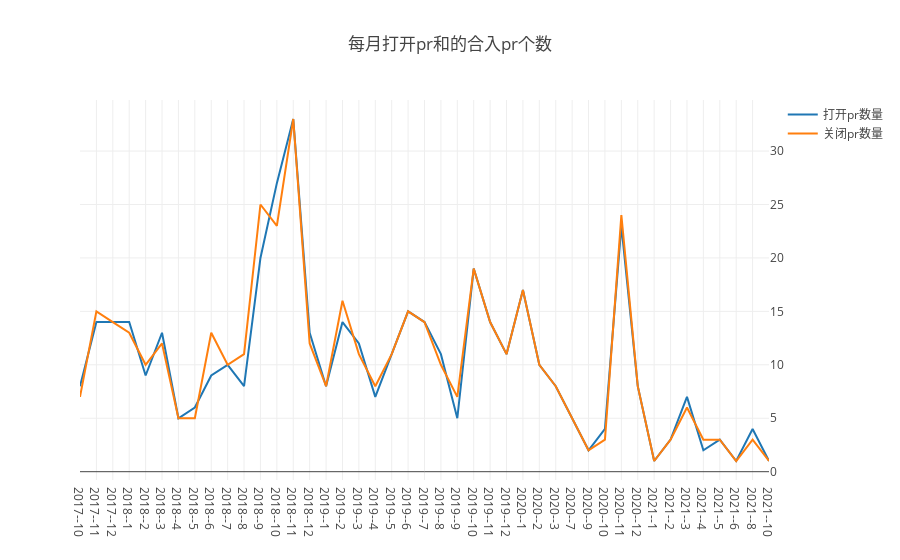

The cell this chart's notebook holds for it:
### Code cell
//3每月打开 PR 和合入 PR 的个数
            month=[]
            month2=[]
            open=[]
            close=[]
var years = [2017,2018,2019,2020,2021,2022]
Promise.all(
  years.map((year) => {
    return    query( `SELECT  toMonth(created_date)as m, count(*)open
 FROM github_log.year${year} 
where repo_name='GitSquared/edex-ui'and type = 'PullRequestEvent' and action = 'opened'
 group by toMonth(created_date)
`);
  })
).then(res=>{   
            fork={}
            star={}
         
          let  year=2016
             for (let i = 0; i < res.length; i++) {
                 year=year+1
             for (let j = 0; j < res[i].length; j++) {
             star[year+'--'+res[i][j].m] = Number(res[i][j].open);
    }
                
  }
  for (var key in star){
      month.push(key);
      let thisMonth = star[key];
      open.push(thisMonth);
  }
            });

Promise.all(
  years.map((year) => {
    return   query( `SELECT  toMonth(created_date)as m, count(*)pull_merged_at
 FROM github_log.year${year} 
where repo_name='GitSquared/edex-ui'and type = 'PullRequestEvent' and action ='closed'
 group by toMonth(created_date)
`);
  })
).then(res=>{   
            star={}
          let  year=2016
             for (let i = 0; i < res.length; i++) {
                 year=year+1
             for (let j = 0; j < res[i].length; j++) {
             star[year+'--'+res[i][j].m] = Number(res[i][j].pull_merged_at);
    }
                
  }
  for (var key in star){
      month2.push(key);
      let thisMonth = star[key];
      close.push(thisMonth);
  }


        
            openDigger.render.plotly([
                            {x: month, y:  open, mode: 'scatter', name: '打开pr数量', yaxis: 'y2'},
                            {x: month2, y:  close, mode: 'scatter', name: '关闭pr数量', yaxis: 'y2'},
                           ], { title: "每月打开pr和的合入pr个数"  , 
                                yaxis2: { overlaying: 'y', side: 'right', anchor: 'x' },
                              });
            });

### Figure 1 — Plotly figure (JSON) as saved in the notebook; plotly's stock layout.template omitted (floating-point values rounded to 4 significant figures)
{"data": [{"mode": "scatter", "name": "打开pr数量", "x": ["2017--10", "2017--11", "2017--12", "2018--1", "2018--2", "2018--3", "2018--4", "2018--5", "2018--6", "2018--7", "2018--8", "2018--9", "2018--10", "2018--11", "2018--12", "2019--1", "2019--2", "2019--3", "2019--4", "2019--5", "2019--6", "2019--7", "2019--8", "2019--9", "2019--10", "2019--11", "2019--12", "2020--1", "2020--2", "2020--3", "2020--7", "2020--9", "2020--10", "2020--11", "2020--12", "2021--1", "2021--2", "2021--3", "2021--4", "2021--5", "2021--6", "2021--8", "2021--10"], "y": [8, 14, 14, 14, 9, 13, 5, 6, 9, 10, 8, 20, 27, 33, 13, 8, 14, 12, 7, 11, 15, 14, 11, 5, 19, 14, 11, 17, 10, 8, 5, 2, 4, 23, 8, 1, 3, 7, 2, 3, 1, 4, 1], "yaxis": "y2"}, {"mode": "scatter", "name": "关闭pr数量", "x": ["2017--10", "2017--11", "2017--12", "2018--1", "2018--2", "2018--3", "2018--4", "2018--5", "2018--6", "2018--7", "2018--8", "2018--9", "2018--10", "2018--11", "2018--12", "2019--1", "2019--2", "2019--3", "2019--4", "2019--5", "2019--6", "2019--7", "2019--8", "2019--9", "2019--10", "2019--11", "2019--12", "2020--1", "2020--2", "2020--3", "2020--7", "2020--9", "2020--10", "2020--11", "2020--12", "2021--1", "2021--2", "2021--3", "2021--4", "2021--5", "2021--6", "2021--8", "2021--10"], "y": [7, 15, 14, 13, 10, 12, 5, 5, 13, 10, 11, 25, 23, 33, 12, 8, 16, 11, 8, 11, 15, 14, 10, 7, 19, 14, 11, 17, 10, 8, 5, 2, 3, 24, 8, 1, 3, 6, 3, 3, 1, 3, 1], "yaxis": "y2"}], "layout": {"autosize": true, "title": {"text": "每月打开pr和的合入pr个数"}, "xaxis": {"autorange": true, "range": [0, 42], "type": "category"}, "yaxis2": {"anchor": "x", "autorange": true, "overlaying": "y", "range": [-0.7778, 34.78], "side": "right", "type": "linear"}}}
